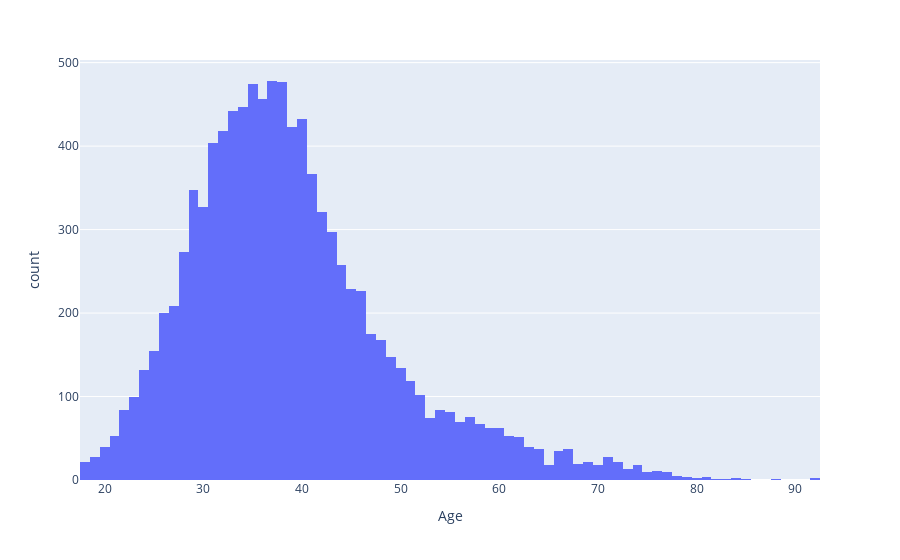

Write notebook code for a chart like this one.
### Markdown cell above
# 6. Find the outliers and replace the outliers

### Code cell
fig=px.histogram(data, x='Age')
fig.show()

### Figure 1 — Plotly figure (JSON) as saved in the notebook; plotly's stock layout.template omitted (floating-point values rounded to 4 significant figures; data arrays with more than 128 entries replaced by an {"elided": "..."} marker saying what was removed)
{"data": [{"alignmentgroup": "True", "bingroup": "x", "hovertemplate": "Age=%{x}<br>count=%{y}<extra></extra>", "legendgroup": "", "marker": {"color": "#636efa", "pattern": {"shape": ""}}, "name": "", "offsetgroup": "", "orientation": "v", "showlegend": false, "type": "histogram", "x": {"elided": "10000 int values"}, "xaxis": "x", "yaxis": "y"}], "layout": {"barmode": "relative", "legend": {"tracegroupgap": 0}, "margin": {"t": 60}, "xaxis": {"anchor": "y", "domain": [0, 1], "title": {"text": "Age"}}, "yaxis": {"anchor": "x", "domain": [0, 1], "title": {"text": "count"}}}}
